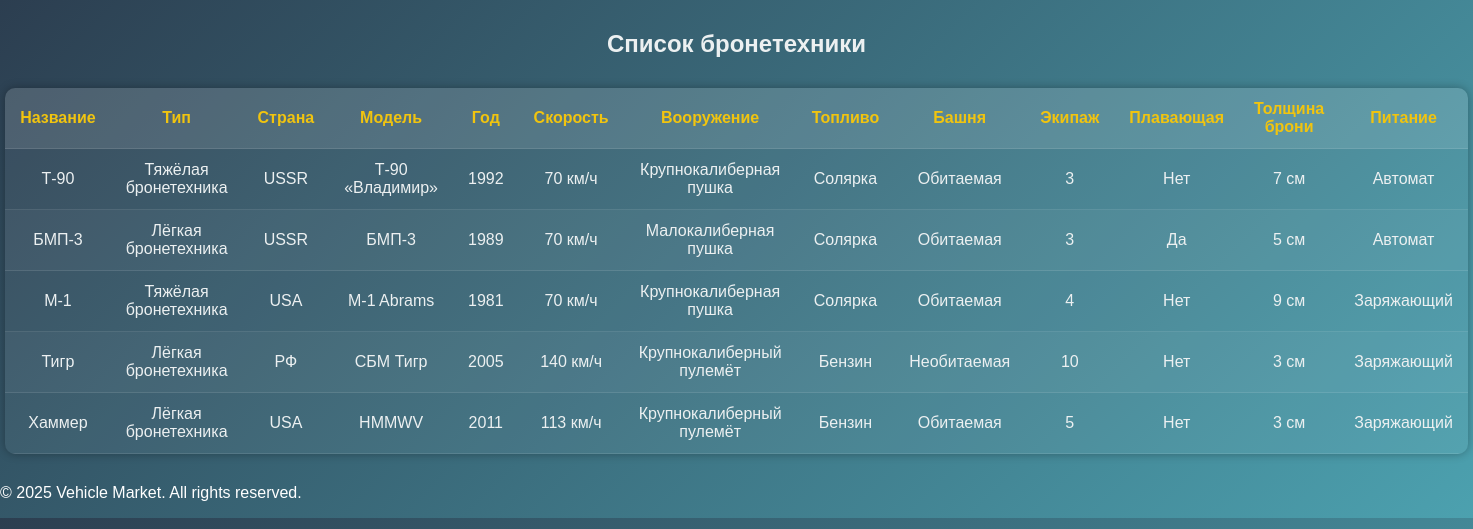
/armored, run on the app's committed database.
### market/models.py (models this page shows)
class ArmoredVehicles(models.Model):
    class ArmoredVehicleTypes(models.TextChoices):
        HEAVY_ARMORED_VEHICLE = 'heavy_armored_vehicle', 'Тяжёлая бронетехника',
        LEGHT_ARMORED_VEHICLE = 'light_armored_vehicle', 'Лёгкая бронетехника',
    class WeaponTypes(models.TextChoices):
        LARGE_CALIBER_GUN = 'large_caliber_gun', 'Крупнокалиберная пушка'
        SMALL_CALIBER_GUN = 'small_caliber_gun', 'Малокалиберная пушка'
        LARGE_CALIBER_GUN_MACHINE_GUN = 'large_caliber_machine_gun', 'Крупнокалиберный пулемёт'
        SMALL_CALIBER_GUN_MACHINE_GUN = 'small_caliber_machine_gun', 'Малокалиберный пулемёт'
    class FuelTypes(models.TextChoices):
        DIESEL_FUEL = 'diesel fuel', 'Солярка'
        GAZOLINE = 'gazoline', 'Бензин'
    class TowerTypes(models.TextChoices):
        INHABITED = 'inhabited', 'Обитаемая'
        UNINHABITED = 'uninhabited', 'Необитаемая'
    class NutritionTypes(models.TextChoices):
        MACHINE = 'machine', 'Автомат'
        LOADER = 'loader', 'Заряжающий'
    name = models.CharField(max_length=50)
    type = models.CharField(choices = ArmoredVehicleTypes.choices, max_length=50)
    country = models.CharField(max_length=100)
    model = models.CharField(max_length=100)
    year = models.IntegerField()
    max_speed = models.IntegerField()
    weapon_type = models.CharField(choices = WeaponTypes.choices, max_length=50)
    fuel = models.CharField(choices = FuelTypes.choices, max_length=50)
    tower = models.CharField(choices = TowerTypes.choices, max_length=50)
    crew = models.IntegerField()
    is_amphibian = models.BooleanField()
    armor_thickness_cm = models.IntegerField()
    nutrition_type = models.CharField(choices = NutritionTypes.choices, max_length=50)

### market/views.py (the view)
# urls.py: path('armored', views.armored_list),
def armored_list(request):
    armored = ArmoredVehicles.objects.all()
    return render(request, 'market/armored_list.html', {'armored': armored})

### templates/market/armored_list.html (shortened to what this page needs)
{% extends 'base.html' %}
{% block content %}
<h2>Список бронетехники</h2>
<table>
    <thead>
        <tr>
            <th>Название</th>
            <th>Тип</th>
            <th>Страна</th>
            <th>Модель</th>
            <th>Год</th>
            <th>Скорость</th>
            <th>Вооружение</th>
            <th>Топливо</th>
            <th>Башня</th>
            <th>Экипаж</th>
            <th>Плавающая</th>
            <th>Толщина брони</th>
            <th>Питание</th>
        </tr>
    </thead>
    <tbody>
        {% for v in armored %}
        <tr>
            <td>{{ v.name }}</td>
            <td>{{ v.get_type_display }}</td>
            <td>{{ v.country }}</td>
            <td>{{ v.model }}</td>
            <td>{{ v.year }}</td>
            <td>{{ v.max_speed }} км/ч</td>
            <td>{{ v.get_weapon_type_display }}</td>
            <td>{{ v.get_fuel_display }}</td>
            <td>{{ v.get_tower_display }}</td>
            <td>{{ v.crew }}</td>
            <td>{{ v.is_amphibian|yesno:"Да,Нет" }}</td>
            <td>{{ v.armor_thickness_cm }} см</td>
            <td>{{ v.get_nutrition_type_display }}</td>
        </tr>
        {% empty %}
        <tr>
            <td colspan="13" class="no-data">Нет данных.</td>
        </tr>
        {% endfor %}
    </tbody>
</table>
{% endblock %}

### templates/market/armored_list.html (style rules this page uses)
body { background: linear-gradient(135deg, #2c3e50, #4ca1af); font-family: Arial, sans-serif; color: #fff; margin: 0; padding: 0; }
h2 { text-align: center; margin-top: 30px; color: #ecf0f1; }
table { width: 90%; margin: 30px auto; border-collapse: collapse; background-color: rgba(255, 255, 255, 0.05); box-shadow: 0 0 10px rgba(0,0,0,0.3); border-radius: 10px; overflow: hidden; }
thead { background-color: rgba(255, 255, 255, 0.1); }
th, td { padding: 12px 15px; text-align: center; border-bottom: 1px solid rgba(255, 255, 255, 0.1); }
th { font-weight: bold; color: #f1c40f; }
tr:nth-child(even) { background-color: rgba(255, 255, 255, 0.03); }
td { color: #ecf0f1; }

### data on the page
ArmoredVehicles: name "Т-90", type "Тяжёлая бронетехника", country "USSR", model "Т-90 «Владимир»", year "1992", max_speed "70", weapon_type "Крупнокалиберная пушка", fuel "Солярка", tower "Обитаемая", crew "3", is_amphibian "Нет", armor_thickness_cm "7", nutrition_type "Автомат"
ArmoredVehicles: name "БМП-3", type "Лёгкая бронетехника", country "USSR", model "БМП-3", year "1989", max_speed "70", weapon_type "Малокалиберная пушка", fuel "Солярка", tower "Обитаемая", crew "3", is_amphibian "Да", armor_thickness_cm "5", nutrition_type "Автомат"
ArmoredVehicles: name "М-1", type "Тяжёлая бронетехника", country "USA", model "M-1 Abrams", year "1981", max_speed "70", weapon_type "Крупнокалиберная пушка", fuel "Солярка", tower "Обитаемая", crew "4", is_amphibian "Нет", armor_thickness_cm "9", nutrition_type "Заряжающий"
ArmoredVehicles: name "Тигр", type "Лёгкая бронетехника", country "РФ", model "СБМ Тигр", year "2005", max_speed "140", weapon_type "Крупнокалиберный пулемёт", fuel "Бензин", tower "Необитаемая", crew "10", is_amphibian "Нет", armor_thickness_cm "3", nutrition_type "Заряжающий"
ArmoredVehicles: name "Хаммер", type "Лёгкая бронетехника", country "USA", model "HMMWV", year "2011", max_speed "113", weapon_type "Крупнокалиберный пулемёт", fuel "Бензин", tower "Обитаемая", crew "5", is_amphibian "Нет", armor_thickness_cm "3", nutrition_type "Заряжающий"
